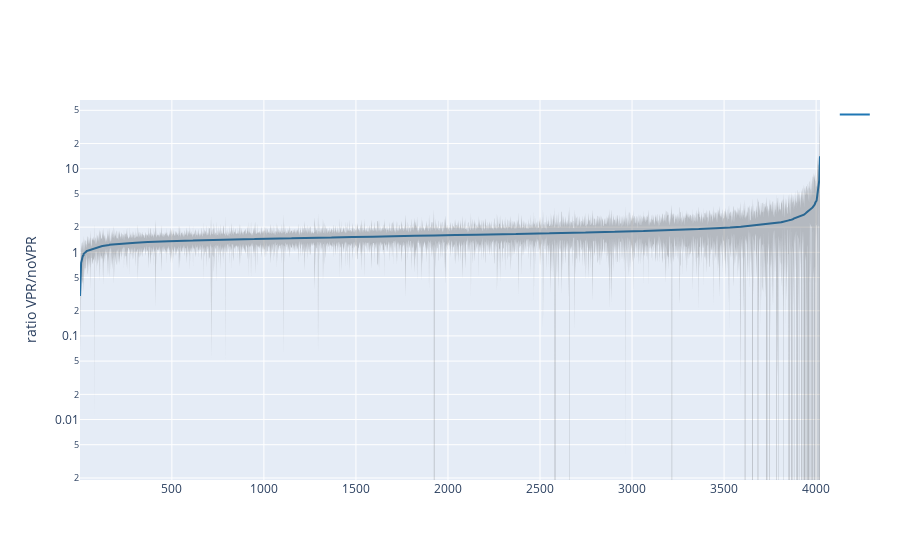

The notebook cell saved with this chart:
### Code cell
fig = go.Figure([
    go.Scatter(
        name='',
        x=df['ranking_mean_of_ratio'],
        y=df['mean_of_ratio'],
        mode='lines',
        line=dict(color='rgb(31, 119, 180)')
    ),
    go.Scatter(
        name='Upper Bound',
        x=df['ranking_mean_of_ratio'],
        y=df['mean_of_ratio']+df['std_of_ratio'],
        mode='lines',
        marker=dict(color="#444"),
        line=dict(width=0),
        showlegend=False
    ),
    go.Scatter(
        name='Lower Bound',
        x=df['ranking_mean_of_ratio'],
        y=df['mean_of_ratio']-df['std_of_ratio'],
        marker=dict(color="#444"),
        line=dict(width=0),
        mode='lines',
        fillcolor='rgba(68, 68, 68, 0.3)',
        fill='tonexty',
        showlegend=False
    )
])
fig.update_layout(
    yaxis_title='ratio VPR/noVPR',
    title='',
    hovermode="x"
)
fig.update_yaxes(type="log")

fig.write_image("./ranking_with_std_dev_of_ratios_log.svg")
fig.show()

### Figure 1 — Plotly figure (JSON) as saved in the notebook; plotly's stock layout.template omitted (floating-point values rounded to 4 significant figures; data arrays with more than 128 entries replaced by an {"elided": "..."} marker saying what was removed)
{"data": [{"line": {"color": "rgb(31, 119, 180)"}, "mode": "lines", "name": "", "type": "scatter", "x": {"elided": "4021 int values"}, "y": {"elided": "4021 float values"}}, {"line": {"width": 0}, "marker": {"color": "#444"}, "mode": "lines", "name": "Upper Bound", "showlegend": false, "type": "scatter", "x": {"elided": "4021 int values"}, "y": {"elided": "4021 float values"}}, {"fill": "tonexty", "fillcolor": "rgba(68, 68, 68, 0.3)", "line": {"width": 0}, "marker": {"color": "#444"}, "mode": "lines", "name": "Lower Bound", "showlegend": false, "type": "scatter", "x": {"elided": "4021 int values"}, "y": {"elided": "4021 float values"}}], "layout": {"autosize": true, "hovermode": "x", "title": {"text": ""}, "xaxis": {"autorange": true, "range": [1, 4021], "type": "linear"}, "yaxis": {"autorange": true, "range": [-2.723, 1.822], "title": {"text": "ratio VPR/noVPR"}, "type": "log"}}}
